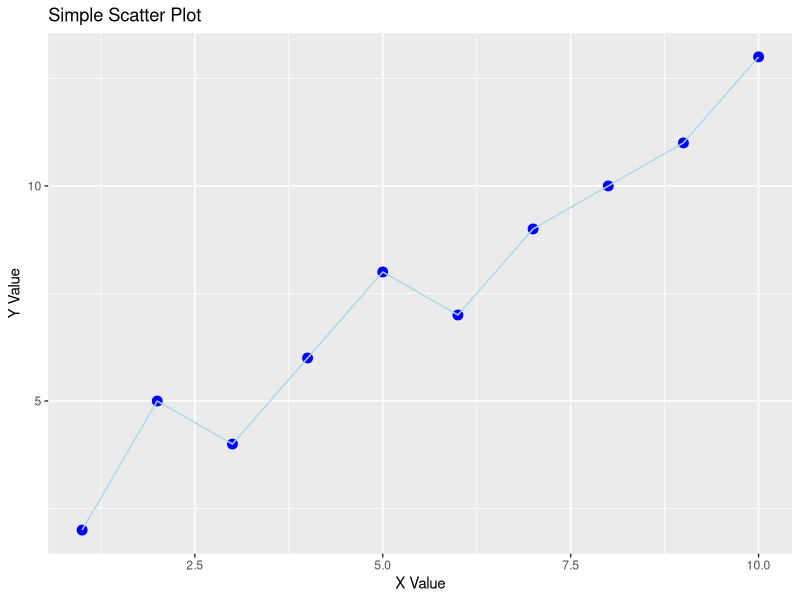

The R script that drew this image:

# simple_plot.R

# Load necessary library
library(ggplot2)

# Create a sample dataset
data <- data.frame(
  x = 1:10,
  y = c(2, 5, 4, 6, 8, 7, 9, 10, 11, 13)
)

# Print the dataset
print("Sample Data:")
print(data)

# Create a scatter plot
ggplot(data, aes(x = x, y = y)) +
  geom_point(color = "blue", size = 3) +
  geom_line(color = "lightblue") +
  labs(title = "Simple Scatter Plot", x = "X Value", y = "Y Value")
